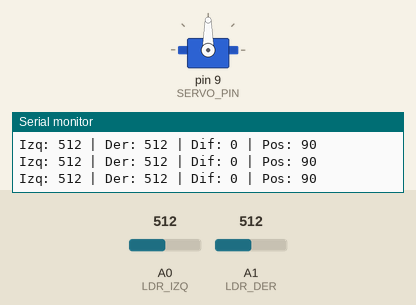
Recording of a sketch running on a simulated Arduino Uno, built with avr-gcc and run on an emulated ATmega328P. Shown: servo, the last lines printed to the serial monitor. The inputs (shaded band) are chosen by the test bench; at power-on: A1 (LDR_DER) = 512, A0 (LDR_IZQ) = 512.

Above: at 1.7 s.
1.8 s: A1 (LDR_DER) set to 552
3.3 s: A1 (LDR_DER) set to 576
At 3.82 s:
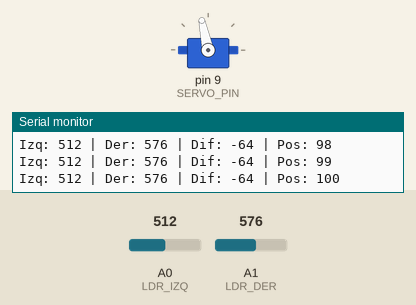
6.3 s: A0 (LDR_IZQ) set to 536
At 6.7 s:
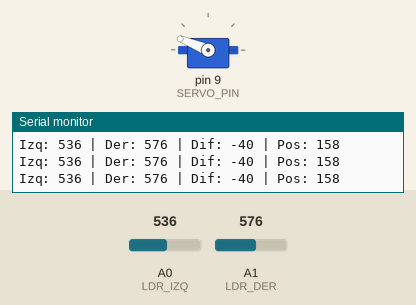
9.3 s: A0 (LDR_IZQ) set to 306
At 11.0 s:
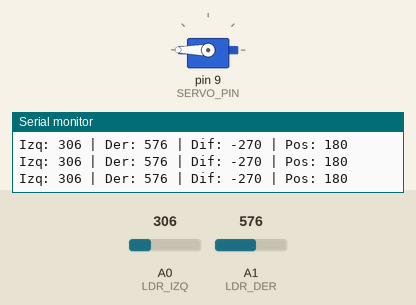
12.3 s: A1 (LDR_DER) set to 268
15.3 s: A1 (LDR_DER) set to 245
At 17.1 s:
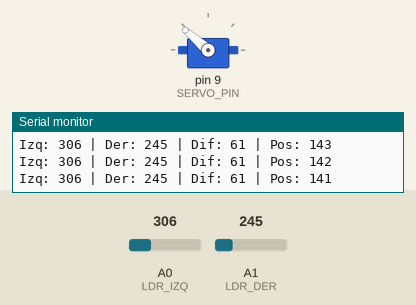
Timing chart, 0 to 21.2 s (numbered marks = the images above; inputs shaded):
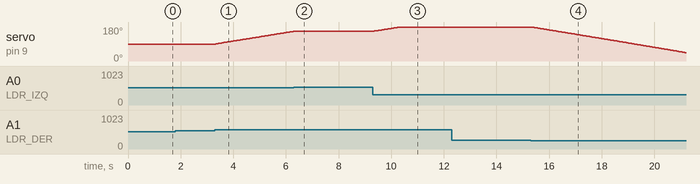

Measured:
- the behaviour switches between 562 and 563 on A1 (LDR_DER) (found by bisection; images 0 and 1)
- the behaviour switches between 525 and 526 on A0 (LDR_IZQ) (found by bisection; images 1 and 2)
- the behaviour switches between 256 and 255 on A1 (LDR_DER) (found by bisection; images 3 and 4)
- after the input at 3.3 s, servo on pin 9 (SERVO_PIN): moves from 90° to 157° over 2.9 s, starting at once
- after the input at 6.3 s, servo on pin 9 (SERVO_PIN): goes on until 6.3 s, then stays 158°
- after the input at 9.3 s, servo on pin 9 (SERVO_PIN): moves from 158° to 180° over 0.96 s, starting after 0.06 s
- after the input at 15.3 s, servo on pin 9 (SERVO_PIN): moves from 180° to 44° over 5.8 s, starting after 0.05 s

The sketch:

p4_girasol.ino
```cpp
/*
 * P4: Girasol Robot - EigenRobotics
 *
 * Flor que sigue la luz, como un girasol de verdad.
 * Usa dos sensores de luz para decidir hacia dónde girar.
 *
 * Conceptos:
 * - LDR (fotorresistencia): más luz = menos resistencia
 * - Comparar dos sensores
 * - Librería Servo.h
 * - Divisor de voltaje
 *
 * Circuito:
 * - LDR izquierda: 5V -> LDR -> A0 -> R10k -> GND
 * - LDR derecha:   5V -> LDR -> A1 -> R10k -> GND
 * - Servo: Naranja->9, Rojo->5V, Marrón->GND
 */

#include <Servo.h>

const int LDR_IZQ = A0;
const int LDR_DER = A1;
const int SERVO_PIN = 9;

const int UMBRAL = 50;       // Diferencia mínima para moverse
const int VELOCIDAD = 1;     // Grados por paso (1 = suave, 5 = rápido)

Servo servo;
int posicion = 90;  // Empezar en el centro

void setup() {
  servo.attach(SERVO_PIN);
  servo.write(posicion);

  Serial.begin(9600);
  Serial.println("Girasol Robot activado!");

  delay(500);  // Esperar a que el servo se posicione
}

void loop() {
  // Leer ambos sensores
  int luzIzq = analogRead(LDR_IZQ);
  int luzDer = analogRead(LDR_DER);
  int diferencia = luzIzq - luzDer;

  // Mostrar valores
  Serial.print("Izq: ");
  Serial.print(luzIzq);
  Serial.print(" | Der: ");
  Serial.print(luzDer);
  Serial.print(" | Dif: ");
  Serial.print(diferencia);
  Serial.print(" | Pos: ");
  Serial.println(posicion);

  // Decidir movimiento
  if (diferencia > UMBRAL && posicion > 0) {
    // Más luz a la izquierda -> girar izquierda
    posicion -= VELOCIDAD;
  }
  else if (diferencia < -UMBRAL && posicion < 180) {
    // Más luz a la derecha -> girar derecha
    posicion += VELOCIDAD;
  }
  // Si la diferencia es pequeña, no moverse

  // Mover servo
  servo.write(posicion);

  delay(20);  // Pausa corta para movimiento suave
}

/*
 * EXPERIMENTOS:
 *
 * 1. Ajusta UMBRAL: más bajo = más sensible
 * 2. Ajusta VELOCIDAD: más alto = más rápido
 * 3. Añade un segundo servo para movimiento arriba/abajo
 * 4. Invierte la lógica: que EVITE la luz en lugar de seguirla
 * 5. Añade un LED que brille según la luz total recibida
 */
```
